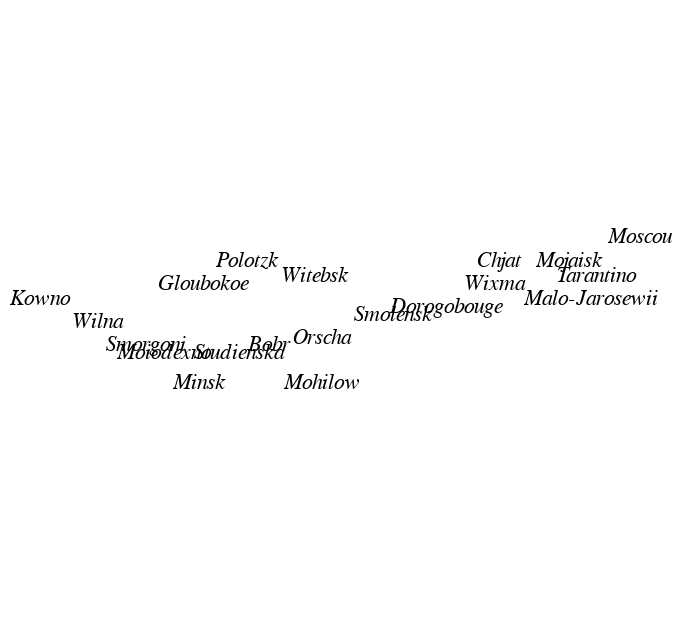

Here is the notebook cell this chart was saved with:
### Code cell
# Create cities chart
cities_chart = alt.Chart(cities).mark_text(
    font='Cardo',
    fontSize=11,
    fontStyle='italic',
    dx=-3
).encode(
    longitude='long:Q',
    latitude='lat:Q',
    text='city',
).project(
    type="mercator"
)
cities_chart.save("cities.html")
cities_chart

### Figure 1 — Vega-Lite specification as saved in the notebook (floating-point values rounded to 4 significant figures)
{"config": {"view": {"continuousWidth": 300, "continuousHeight": 300}}, "data": {"name": "data-b40ad95d03717c8464b78bdbccd6fbb8"}, "mark": {"type": "text", "dx": -3, "font": "Cardo", "fontSize": 11, "fontStyle": "italic"}, "encoding": {"latitude": {"field": "lat", "type": "quantitative"}, "longitude": {"field": "long", "type": "quantitative"}, "text": {"field": "city", "type": "nominal"}}, "projection": {"type": "mercator"}, "$schema": "https://vega.github.io/schema/vega-lite/v5.14.1.json", "datasets": {"data-b40ad95d03717c8464b78bdbccd6fbb8": [{"long": 24.0, "lat": 55.0, "city": "Kowno"}, {"long": 25.3, "lat": 54.7, "city": "Wilna"}, {"long": 26.4, "lat": 54.4, "city": "Smorgoni"}, {"long": 26.8, "lat": 54.3, "city": "Moiodexno"}, {"long": 27.7, "lat": 55.2, "city": "Gloubokoe"}, {"long": 27.6, "lat": 53.9, "city": "Minsk"}, {"long": 28.5, "lat": 54.3, "city": "Studienska"}, {"long": 28.7, "lat": 55.5, "city": "Polotzk"}, {"long": 29.2, "lat": 54.4, "city": "Bobr"}, {"long": 30.2, "lat": 55.3, "city": "Witebsk"}, {"long": 30.4, "lat": 54.5, "city": "Orscha"}, {"long": 30.4, "lat": 53.9, "city": "Mohilow"}, {"long": 32.0, "lat": 54.8, "city": "Smolensk"}, {"long": 33.2, "lat": 54.9, "city": "Dorogobouge"}, {"long": 34.3, "lat": 55.2, "city": "Wixma"}, {"long": 34.4, "lat": 55.5, "city": "Chjat"}, {"long": 36.0, "lat": 55.5, "city": "Mojaisk"}, {"long": 37.6, "lat": 55.8, "city": "Moscou"}, {"long": 36.6, "lat": 55.3, "city": "Tarantino"}, {"long": 36.5, "lat": 55.0, "city": "Malo-Jarosewii"}]}}
